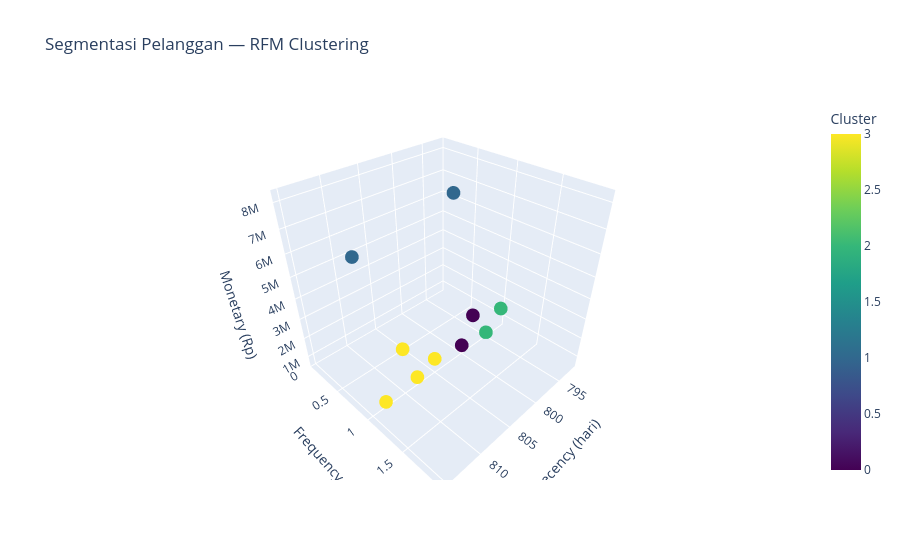

Source (notebook cell):
### Code cell
# Visualisasi Scatter 3D RFM
fig = px.scatter_3d(
    df_rfm, x='recency', y='frequency', z='monetary',
    color='cluster', color_continuous_scale='Viridis',
    title='Segmentasi Pelanggan — RFM Clustering',
    labels={'recency': 'Recency (hari)', 'frequency': 'Frequency',
            'monetary': 'Monetary (Rp)', 'cluster': 'Cluster'}
)
fig.show()
fig.write_html('experiments/rfm_3d_scatter.html')

### Figure 1 — Plotly figure (JSON) as saved in the notebook; plotly's stock layout.template omitted (floating-point values rounded to 4 significant figures)
{"data": [{"hovertemplate": "Recency (hari)=%{x}<br>Frequency=%{y}<br>Monetary (Rp)=%{z}<br>Cluster=%{marker.color}<extra></extra>", "legendgroup": "", "marker": {"color": [2, 3, 2, 0, 3, 0, 1, 3, 1, 3], "coloraxis": "coloraxis", "symbol": "circle"}, "mode": "markers", "name": "", "scene": "scene", "showlegend": false, "type": "scatter3d", "x": [792, 805, 795, 800, 813, 798, 815, 808, 802, 810], "y": [1, 1, 1, 1, 1, 1, 1, 1, 1, 1], "z": [1500000.0, 1200000.0, 650000.0, 900000.0, 700000.0, 2200000.0, 7500000.0, 850000.0, 8200000.0, 2800000.0]}], "layout": {"coloraxis": {"colorbar": {"title": {"text": "Cluster"}}, "colorscale": [[0, "#440154"], [0.1111, "#482878"], [0.2222, "#3e4989"], [0.3333, "#31688e"], [0.4444, "#26828e"], [0.5556, "#1f9e89"], [0.6667, "#35b779"], [0.7778, "#6ece58"], [0.8889, "#b5de2b"], [1, "#fde725"]]}, "legend": {"tracegroupgap": 0}, "scene": {"domain": {"x": [0, 1], "y": [0, 1]}, "xaxis": {"title": {"text": "Recency (hari)"}}, "yaxis": {"title": {"text": "Frequency"}}, "zaxis": {"title": {"text": "Monetary (Rp)"}}}, "title": {"text": "Segmentasi Pelanggan — RFM Clustering"}}}
